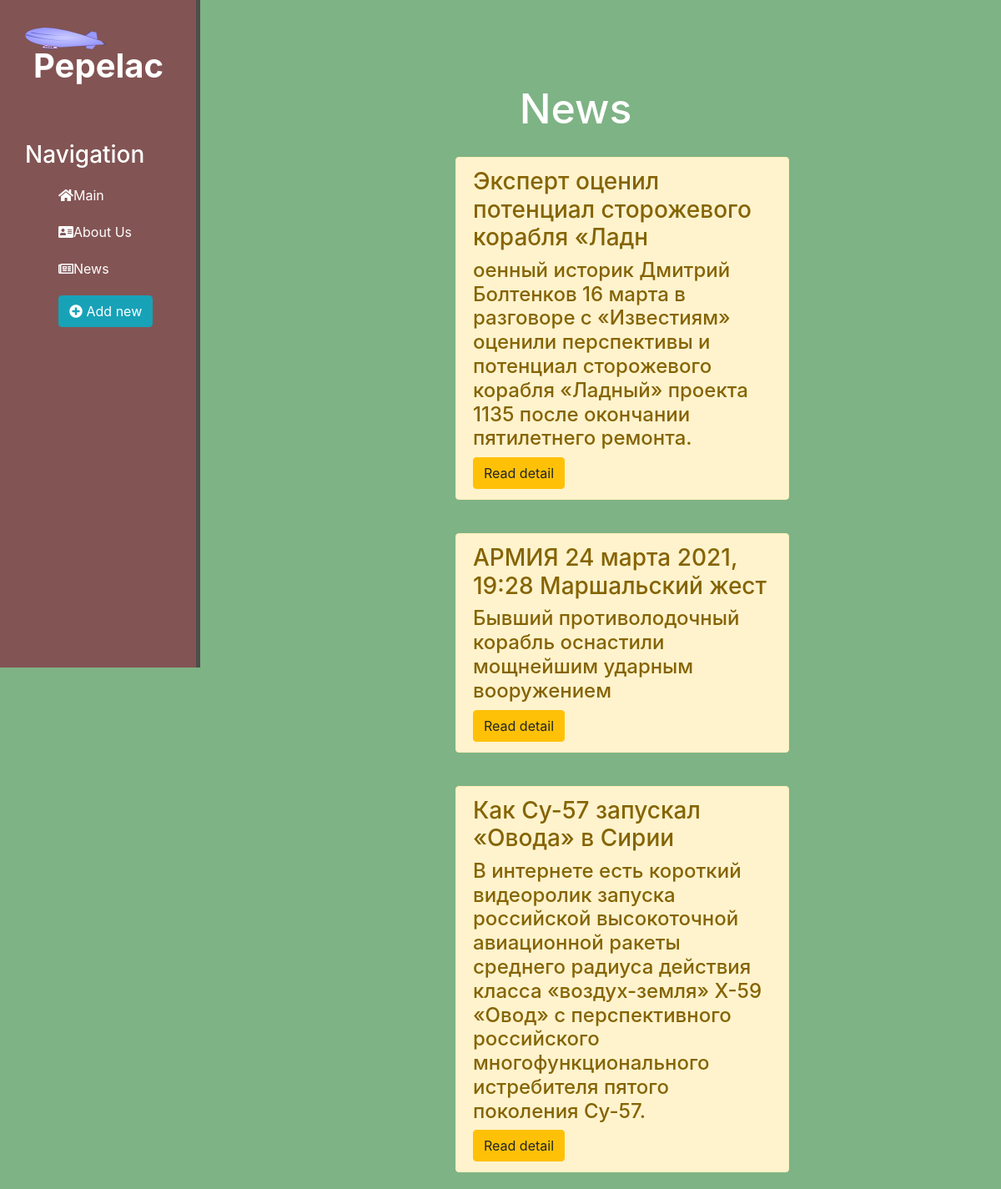
Page /news/ on the committed database.
### news/models.py (models this page shows, shortened)
class Articles(models.Model):
    title = models.CharField('Name', max_length=50)
    anons = models.CharField('Anons', max_length=250)
    text = models.TextField('Text')
    date = models.DateTimeField('Date')
    class Meta:
        verbose_name = 'New'
        verbose_name_plural = "News"

### news/views.py (the view)
# urls.py: path('', views.news_home, name='news_home'),
def news_home(request):
    news = Articles.objects.order_by('-date')
    return render(request, 'news/news_home.html', {'news': news})

### news/templates/news/news_home.html (shortened to what this page needs)
{% extends 'main/layout.html' %}
{% block content %}
<div class="features">
  <h1>News</h1>
      {% if news %}
        {%for new in news %}
          <div class="alert alert-warning">
            <h3>{{new.title}}</h3>
            <h4>{{new.anons}}</h4>
            <a href="{% url 'news-detail' new.id %}" class='btn btn-warning'>Read detail</a>
          </div>
        {% endfor %}
      {% else %}
        <p>You did't have new</p>
      {% endif %}
</div>
{% endblock %}

### main/templates/main/layout.html (shortened to what this page needs)
{% load static %}
<!DOCTYPE html>
<html lang="en">
<head>
    <link rel="stylesheet" href="https://stackpath.bootstrapcdn.com/bootstrap/4.5.2/css/bootstrap.min.css">
    <link rel="stylesheet" href="https://use.fontawesome.com/releases/v5.8.2/css/all.css">
    <link rel="stylesheet" href="{% static 'main/css/main.css' %}">
</head>
<body>
    <aside>
    <img src="{% static 'main/img/logo.svg' %}" alt="logo" >
    <span class="logo">Pepelac</span>
    <h3>Navigation</h3>
    <ul>
        <a href="{% url 'home' %}"><li><i class="fas fa-home"></i>Main</li></a>
        <a href="{% url 'about' %}"><li><i class="fas fa-address-card"></i>About Us</li></a>
        <a href="{% url 'news_home' %}"><li><i class="far fa-newspaper"></i>News</li></a>
        <a href="{% url 'create' %}"><li><button class="btn btn-info"><i class="fas fa-plus-circle"></i> Add new</button> </li></a>
    </ul>
    </aside>
    <main>
    {% block content%}
    {% endblock %}
    </main>
</body>
</html>

### main/static/main/css/main.css (style rules this page uses)
body { background: #7eb385; }
aside { float: left; width: 20%; background: #835454; padding: 2.5%; height: 100vh; color: #fff; border-right: 5px solid#4d4d4d; }
aside img { width: 100px; float: left; }
aside .logo { font-size: 40px; margin-left: 10px; font-weight: bold; position: relative; top: -10px; }
aside h3 { margin-top: 50px; }
aside ul { list-style: none; }
aside ul li { color: #fff; display: block; margin-top: 20px; transition: transform .3s ease; }
main .features { float: left; color: #fff; margin-top: 100px; text-align: center; width: 75%; }
main .features h1 { font-size: 50px; }
.alert-warning { float: left; clear: both; width: 400px; margin: 20px 34%; text-align: left; }

### rows in the picture
Articles: title "Эксперт оценил потенциал сторожевого корабля «Ладн", anons "оенный историк Дмитрий Болтенков 16 марта в разговоре с «Известиям» оценили перспективы и потенциал сторожевого корабля «Ладный» проекта 1135 после окончании пятилетнего ремонта."
Articles: title "АРМИЯ 24 марта 2021, 19:28 Маршальский жест", anons "Бывший противолодочный корабль оснастили мощнейшим ударным вооружением"
Articles: title "Как Су-57 запускал «Овода» в Сирии", anons "В интернете есть короткий видеоролик запуска российской высокоточной авиационной ракеты среднего радиуса действия класса «воздух-земля» Х-59 «Овод» с перспективного российского многофункционального истребителя пятого поколения Су-57."
